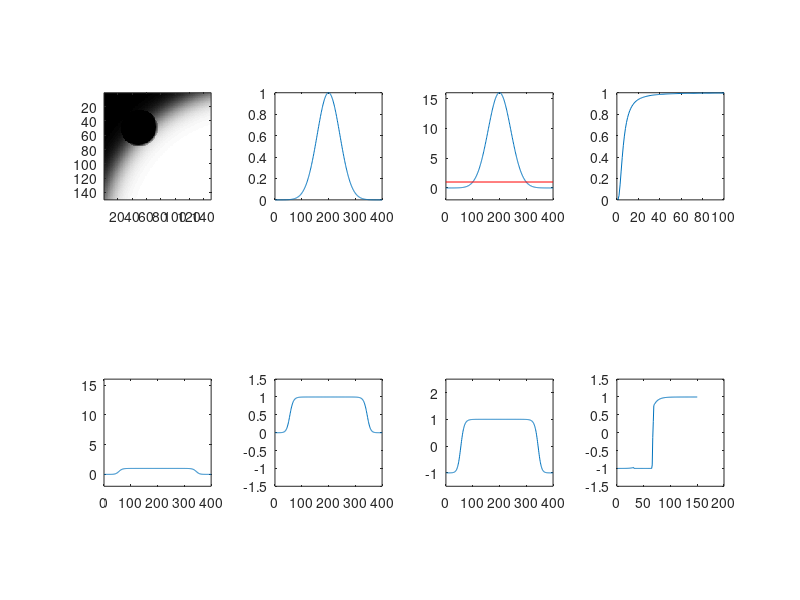

Reproduce this figure in MATLAB.
%
% 10-9-2013 note save 'sta2' as model V1 cell RF
%
% source: http://www.icn.ucl.ac.uk/courses/MATLAB-Tutorials/Elliot_Freeman/html/gabor_tutorial.html
%close all
clear all

nW = 2; %n of Sun
L50W = .05; %L50 of Sun (originally 0.1) try 0.01
amp = 16; %saturation of Sun (originally 32) try 4.5
ampB=1; %saturation of Linear Venus 
ampBNL=-16; %saturation of Nonlinear Venus (originally -15)
nB =1; %n of Venus
L50B = 0.05; %L50 of Venus

pix_per_deg=18/8; %/8 for Hartley8
s1=linspace(0,2*pi,100);

%%
%============================================
% white Gauss
imSize = 400;    % image size: n X n
lamda = imSize*2*2;     % wavelength (number of pixels per cycle)
theta = 0;    % grating orientation
sigma = 60;    % gaussian standard deviation in pixels
phase = 0.25;    % phase (0 -> 1)
trim = .05;    % trim off gaussian values smaller than this

%%
%=======make linear ramp
X = 1:imSize;             % X is a vector from 1 to imageSize
X0 = (X / imSize) - .5;    % rescale X -> -.5 to .5

%%
%=============Now make a 2D grating
% Start with a 2D ramp use meshgrid to make 2 matrices with ramp values across columns (Xm) or across rows (Ym) respectively

[Xm Ym] = meshgrid(X0, X0);             % 2D matrices
% imagesc( [ Xm Ym ] );                   % display Xm and Ym
% colorbar; axis on                      % add colour bar to see values

%%
%=============Make 2D gaussian blob
s = sigma / imSize;                     % gaussian width as fraction of imageSize
gaussW = exp( -(((Xm.^2)+(Ym.^2)) ./ (2* s^2)) ); % formula for 2D gaussian
curveW = diag(gaussW);
figure(1);subplot(2,4,2); plot(curveW);colormap(gray); axis square;             % display
%axis on; axis image;     % use gray colormap

%%
%NONLINEARITY gaussW
% nW = 2.2;
% L50W = 0.1;
gaussW=(gaussW*amp);
%gaussW(gaussW>1)=1;% INSIGNIFICANT
curve = diag(gaussW);
subplot(2,4,3);plot(curve); ylim([-2 30]); axis square; ylim([-2, 16]);   
hold on;
plot([0 400],[1 1],'r');
hold off;
gaussWNL= (gaussW.^nW)./(L50W^nW+gaussW.^nW);
nonlinear = linspace(0,1,100);
nonlinear = (nonlinear.^nW)./(L50W^nW+nonlinear.^nW);
% curveNL = diag(nonlinear);
subplot(2,4,4); plot(nonlinear);colormap(gray); axis square;
gaussWNL(gaussWNL>1)=1;

curve = diag(gaussWNL);
subplot(2,4,5);plot(curve); ylim([-2 30]); axis square; ylim([-2, 16]);   
subplot(2,4,6); plot(diag(gaussWNL)); colormap(gray); axis square; ylim([-1.5 1.5]);
gaussWNL = gaussWNL*2-1;
subplot(2,4,7); plot(diag(gaussWNL)); colormap(gray); axis square; ylim([-1.5 2.5]);
temp = [1 100];
%figure(2);plot(temp.^nW)./(L50W^nW+temp.^nW);% ylim([-2 30]); axis square;

%%
% ==========================================
% black Gauss
% imSize = 48;    % image size: n X n
% lamda = 96*2;     % wavelength (number of pixels per cycle)
% theta = 0;    % grating orientation
sigma = 7;    % gaussian standard deviation in pixels (originally 3)
phase = 0.75;    % phase (0 -> 1)
trim = .05;    % trim off gaussian values smaller than this
x_pos=102; % centr pos =24,24
y_pos=102;

%gaussW=(gaussW*amp)-1;
%gaussWNL=gaussWNL*2;
% fname=['C:\Users\Tyler\Desktop\Matlab\gaussWNL2.png'];
% saveas(3,fname);
% curveW = diag(gaussW);
% figure(2);plot(curveW); ylim([-2 30]); axis square;
% hold on;
% plot([0 400],[1 1],'r');
% hold off;
% fname=['C:\Users\Tyler\Desktop\Matlab\gaussW2.png'];
% saveas(2,fname);


for i=150:-1:50
%i=55;
x_pos=i; % sim_real1 is 66,83
y_pos=i;
%%
%=======make linear ramp
X = 1:imSize;             % X is a vector from 1 to imageSize
XB = (X / imSize) - .5;    % rescale X -> -.5 to .5
YB= (X / imSize) - .5; 
XB=circshift(XB,[0 x_pos-imSize/2]);
YB=circshift(YB,[0 y_pos-imSize/2]);
%%
%=============Now make a 2D grating
% Start with a 2D ramp use meshgrid to make 2 matrices with ramp values across columns (Xm) or across rows (Ym) respectively

[Xm Ym] = meshgrid(XB, YB);             % 2D matrices
% imagesc( [ Xm Ym ] );   
% imagesc( [ Xm ] );% display Xm and Ym
% colorbar; axis on                      % add colour bar to see values

%%
%=============Make 2D gaussian blob
s = sigma / imSize;                     % gaussian width as fraction of imageSize
gaussB = -exp( -(((Xm.^2)+(Ym.^2)) ./ (2* s^2)) ); % formula for 2D gaussian
ind=find(gaussB>-.0011);
gaussB(ind)=0;
ind=find(gaussB~=0);
gaussB=gaussB*ampB;
curveB = diag(gaussB);
%figure(9);plot(curveB); colormap(gray); %xlim([0 200]);
% gaussB(ind)=gaussB(ind)*-1;
%figure(2);imagesc( gaussB, [-1 1] ); colormap(gray)                       % display
%axis on; axis image;     % use gray colormap

%%
%NONLINEARITY gaussB
% nB = 1;
% L50B = 0.1;
gaussBNL=gaussB.*-1;
gaussBNL= (gaussBNL.^nB)./(L50B^nB+gaussBNL.^nB);
nonlinear = linspace(0,1,100);
nonlinear = (nonlinear.^nB)./(L50B^nB+nonlinear.^nB);
%figure(2);plot(nonlinear); colormap(gray);  
gaussBNL= gaussBNL.*ampBNL;

%%
% amp = 32;
%gaussW=gaussW*2;
% gaussW=(gaussW*amp)-1;
% %gaussWNL=gaussWNL*2;
% gaussWNL=(gaussWNL*amp)-1;
%gaussWNL(gaussWNL>1)=1;
% gaussW=gaussW*3;
gaussWB=gaussW+gaussB;
gaussWNLB = gaussWNL + gaussB;
gaussWNLBNL = gaussWNL + gaussBNL;
gaussWNLBNL = gaussWNLBNL(1:150,1:150);
%curve3 = diag(gaussWNLBNL);
%subplot(1,4,4);drawmat(gaussWNLBNL,.2,.01,10,'r'); axis square;
gaussWNLBNL(gaussWNLBNL>1)=1;
gaussWNLBNL(gaussWNLBNL<-1)=-1;
subplot(2,4,8);plot(diag(gaussWNLBNL)); colormap(gray); axis square; ylim([-1.5,1.5]);


%[BW1 thresh] = edge(interp2(gaussWNLBNL,'spline',8),'canny',[0.04,0.06],0.1); figure(5); clf;ttx=BW1*0+1; imshow(xor(BW1,ttx));
%[BW1 thresh] = edge(gaussWNLBNL,'canny',[0.02,0.06],0.5); subplot(1,4,3); ttx=BW1*0+1; imshow(xor(BW1,ttx));

%[0.02,0.05],0.05
subplot(2,4,1);imagesc( gaussWNLBNL, [-1 1] ); colormap('gray'); axis on; axis image;%axis on; title('White Nonlinear Black Nonlinear');
%hold on; plot([0 400],[0 400],'k--'); hold off;
%subplot(2,4,1);imagesc( gaussWB, [-1 1] ); colormap(gray); axis on; axis image; title('Linear');
%subplot(2,4,2);imagesc( gaussWNLB, [-1 1] ); colormap(gray); axis on; axis image; title('White Nonlinear'); 
%subplot(2,4,3);imagesc( gaussWNLBNL, [-1 1] ); colormap(gray); axis on; axis image; title('White Nonlinear Black Nonlinear');     
% use gray colormap

% subplot(1,3,1);imagesc( gaussWNLBNL, [-1 1] ); colormap(gray); axis on; axis image; title('White Nonlinear Black Nonlinear');  
curve1 = diag(gaussBNL);
curve2 = diag(gaussWNL);
curve3 = diag(gaussWNLBNL);
%figure(10); plot(curve3); %ylim([-2 2]);
% hold on;
% plot([0 400],[1 1],'k--');
% plot([0 400],[-1 -1],'k--');
% %plot([0 400],[0 0],'k');
% hold off;
%subplot(2,4,4);plot(curve1);ylim([-amp amp]);
%subplot(1,3,2);
%figure(5);plot(curve2);ylim([-1 1]); axis square;
% hold on; plot(curve1,'r');
% hold off;
% figure();
% subplot(1,2,2);plot(curve3);ylim([-1.5 1.5]); axis square;
% hold on;
% plot([0 200],[0 0],'b--');
% hold off;
%imwrite(gaussWNLBNL,'simulation.png');
% fname=['C:\Users\Tyler\Desktop\Matlab\aureole\aureole' num2str(i) '.png'];
% saveas(4,fname);
% fname=['C:\Users\Tyler\Desktop\Matlab\combined\combined' num2str(i) '.png'];
% saveas(6,fname);
% fname=['C:\Users\Tyler\Desktop\Matlab\red_blue\red_blue' num2str(i) '.png'];
% saveas(5,fname);
pause();
end
